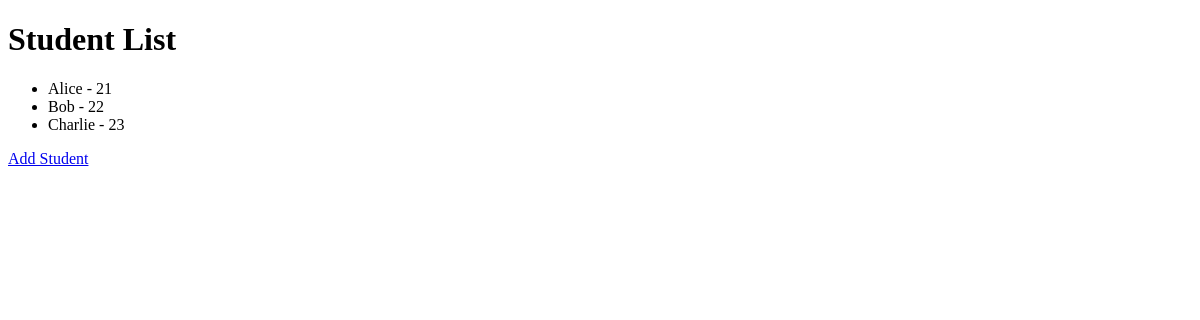
/books/student/, run on an earlier commit of the app's database.
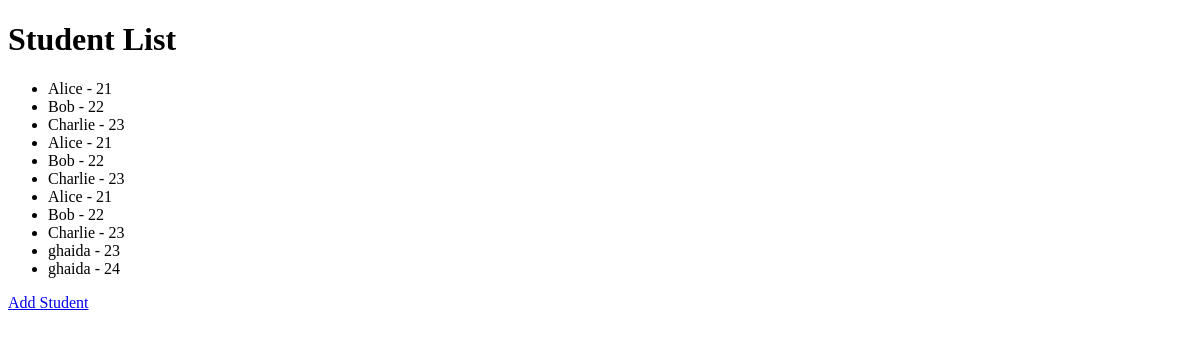
And on a later commit of the database.
### apps/bookmodule/models.py (models this page shows)
class Student(models.Model):
    name = models.CharField(max_length=100)
    age = models.IntegerField()
    address = models.ForeignKey(Address, on_delete=models.CASCADE)
    def __str__(self):
        return self.name

### apps/bookmodule/views.py (the view)
# urls.py: path('student/', views.list_students, name='list_students'),
def list_students(request):
    students = Student.objects.select_related('address').all()  # Fetch all students
    print("DEBUG: Students fetched:", students)  # Debug output
    return render(request, 'students/list.html', {'students': students})  # Ensure this matches your template file

### apps/templates/students/list.html (shortened to what this page needs)
<!DOCTYPE html>
<html lang="en">
<head>
</head>
<body>
    <h1>Student List</h1>
    <ul>
        {% for student in students %}
        <li>{{ student.name }} - {{ student.age }}</li>
        {% empty %}
        <li>No students found.</li>
        {% endfor %}
    </ul>
    <a href="{% url 'add_student' %}">Add Student</a>
</body>
</html>

What changed in the data, as far as the page shows it:
added Student: name "Alice", age "21"
added Student: name "Bob", age "22"
added Student: name "Charlie", age "23"
added Student: name "Alice", age "21"
added Student: name "Bob", age "22"
added Student: name "Charlie", age "23"
added Student: name "ghaida", age "23"
added Student: name "ghaida", age "24"
